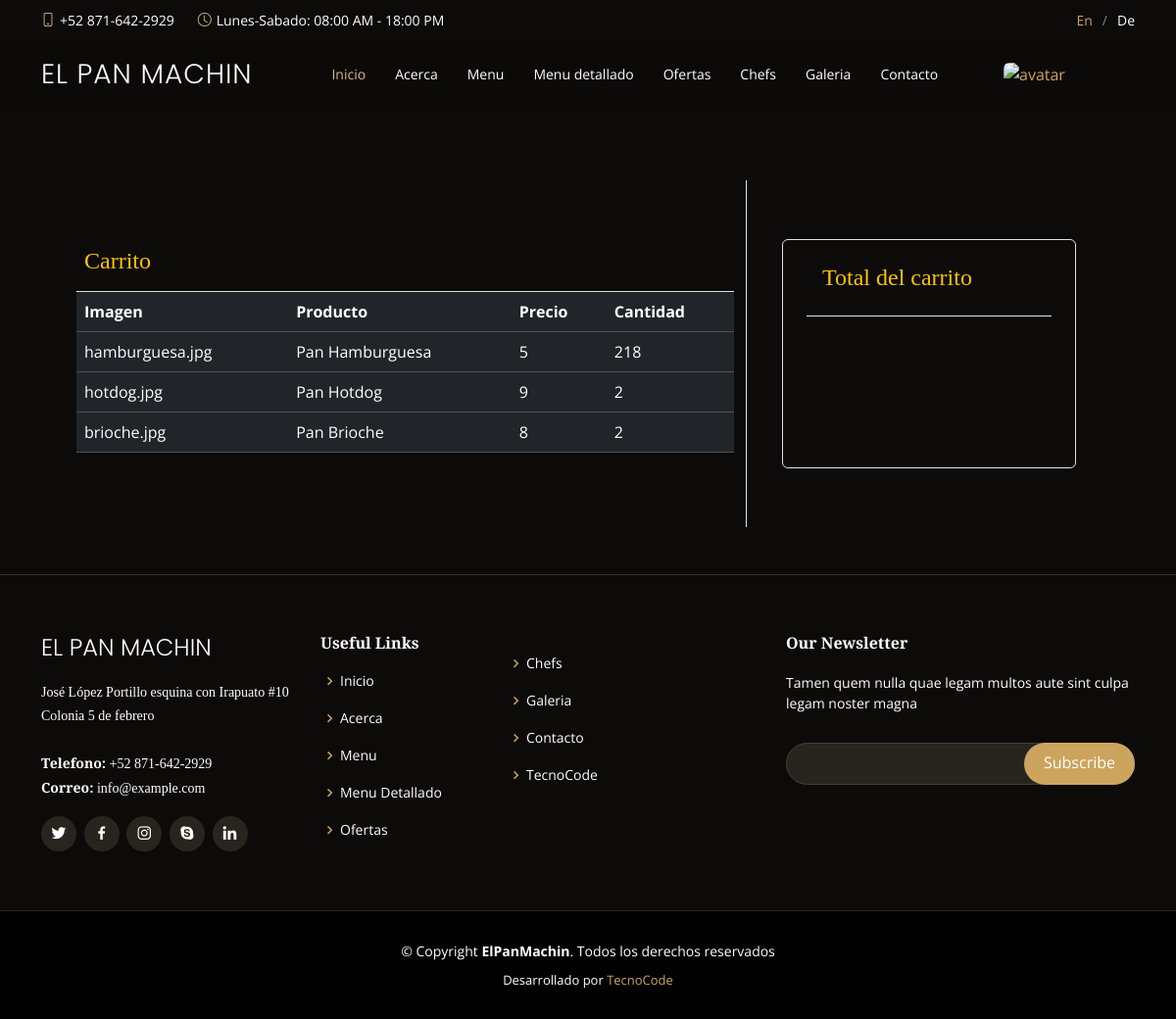
/src/views/user/carrito.php (signed in), run on the app's committed database.
### tables this page shows
CREATE TABLE `detalle_orden` (
  `id_do` int(11) NOT NULL,
  `id_producto` int(11) DEFAULT NULL,
  `cantidad` double DEFAULT NULL,
  `id_usuario` int(11) DEFAULT NULL,
  `estatus` int(11) DEFAULT NULL,
  `fecha_detalle` timestamp NOT NULL DEFAULT current_timestamp() ON UPDATE current_timestamp(),
  `id_orden` int(11) DEFAULT NULL,
  `tipo_entrega` int(11) DEFAULT NULL
);

CREATE TABLE `img_productos` (
  `id_img_productos` int(11) NOT NULL,
  `id_producto` int(11) DEFAULT NULL,
  `nombre_imagen` varchar(500) DEFAULT NULL
);

CREATE TABLE `productos` (
  `id_producto` int(11) NOT NULL,
  `nom_producto` varchar(100) DEFAULT NULL,
  `precio` double DEFAULT NULL,
  `descripcion` varchar(500) DEFAULT NULL,
  `existencia` int(11) DEFAULT NULL,
  `estado` varchar(50) DEFAULT NULL,
  `fecha` timestamp NOT NULL DEFAULT current_timestamp() ON UPDATE current_timestamp()
);

### src/data/Database.php (called while the page is built, shortened)
<?php
class Database
{
    private $servername = "localhost";
    private $username = "root";
    private $password = "";
    private $dbname = "panaderia";
    private $conn;
    public function __construct()
    {
        try {
            $this->conn = new PDO("mysql:host=$this->servername;dbname=$this->dbname", $this->username, $this->password);
            $this->conn->setAttribute(PDO::ATTR_ERRMODE, PDO::ERRMODE_EXCEPTION);
            $this->conn->exec("set names utf8");
        } catch (PDOException $e) {
            echo "Error en la conexión: " . $e->getMessage();
        }
    }
    public function ejecutarConsulta($sql, $params = [])
    {
        try {
            $stmt = $this->conn->prepare($sql);
            $stmt->execute($params);
            return $stmt;
        } catch (PDOException $e) {
            echo "Error en la consulta: " . $e->getMessage();
            return null;
        }
    }
    public function seleccionarDatos($sql, $params = [])
    {
        $stmt = $this->ejecutarConsulta($sql, $params);
        if ($stmt) {
            return $stmt->fetchAll(PDO::FETCH_ASSOC);
        } else {
            return null;
        }
    }
}
?>

### src/views/user/carrito.php (the view, shortened to what this page needs)
<?php
$db = new Database;
$id_usuario = $_SESSION['id_usuario'];
$sql_carrito = "SELECT detalle_orden.*, productos.*, ip.*
                FROM detalle_orden
                JOIN productos ON detalle_orden.id_producto = productos.id_producto
                LEFT JOIN img_productos ip ON productos.id_producto = ip.id_producto
                WHERE detalle_orden.id_usuario = '$id_usuario'";
$carrito_all = $db->seleccionarDatos($sql_carrito);
?>
<!DOCTYPE html>
<html lang="en">
<head>
    <link href="https://cdn.jsdelivr.net/npm/bootstrap@5.3.3/dist/css/bootstrap.min.css" rel="stylesheet">
    <link href="../../../assets/vendor/animate.css/animate.min.css" rel="stylesheet">
    <link href="../../../assets/vendor/aos/aos.css" rel="stylesheet">
    <link href="../../../assets/vendor/bootstrap/css/bootstrap.min.css" rel="stylesheet">
    <link href="../../../assets/vendor/bootstrap-icons/bootstrap-icons.css" rel="stylesheet">
    <link href="../../../assets/vendor/boxicons/css/boxicons.min.css" rel="stylesheet">
    <link href="../../../assets/vendor/glightbox/css/glightbox.min.css" rel="stylesheet">
    <link href="../../../assets/vendor/swiper/swiper-bundle.min.css" rel="stylesheet">
    <link href="../../../assets/css/style.css" rel="stylesheet">
</head>
<body>
    <?php include('../../../templates/navbar.php'); ?>
    <br>
    <main class="container p-5">
        <article class="w-100 h-100 row flex-md-row flex-sm-column">
            <section class="col-md-8 border-md-end col-sm-12">
                <div class="border-bottom">
                    <h4 class="text-warning p-2">Carrito</h4>
                </div>
                <div class="m-auto h-100 d-flex justify-content-center">
                    <?php
                    if (empty($carrito_all)) {
                    ?>
                        <div class="d-flex align-items-center gap-3" style="opacity: 30%;">
                            <img src="../../../assets/img/oops.png" alt="" width="72px">
                            <span>No has agregado <br> nada a tu carrito</span>
                        </div>
                    <?php
                    } else {
                    ?>
                        <div class="table-responsive w-100">
                            <table class="table table-dark text-start">
                                <thead>
                                    <tr>
                                        <th>Imagen</th>
                                        <th>Producto</th>
                                        <th>Precio</th>
                                        <th>Cantidad</th>
                                    </tr>
                                </thead>
                                <tbody>
                                    <?php
                                    foreach ($carrito_all as $producto) {
                                    ?>
                                        <tr>
                                            <td> <?php echo $producto['nombre_imagen'] ?> </td>
                                            <td> <?php echo $producto['nom_producto'] ?> </td>
                                            <td> <?php echo $producto['precio'] ?> </td>
                                            <td> <?php echo $producto['cantidad'] ?> </td>
                                        </tr>
                                    <?php
                                    }
                                    ?>
                                </tbody>
                            </table>
                        </div>
                    <?php
                    }
                    ?>
                </div>
            </section>
            <section class="col-md-4 col-sm-12">
                <div class="h-100 card bg-transparent border p-2 ms-md-4">
                    <div class="card-body">
                        <h4 class="card-title text-warning border-bottom ps-3 pb-4">Total del carrito</h4>
                    </div>
                </div>
            </section>
        </article>
    </main>
    <?php include('../../../templates/footer.php'); ?>
</body>
</html>

### templates/navbar.php (shortened to what this page needs)
<div id="topbar" class="d-flex align-items-center fixed-top">
  <div class="container d-flex justify-content-center justify-content-md-between">
    <div class="contact-info d-flex align-items-center">
      <i class="bi bi-phone d-flex align-items-center"><span>+52 871-642-2929</span></i>
      <i class="bi bi-clock d-flex align-items-center ms-4"><span> Lunes-Sabado: 08:00 AM - 18:00 PM</span></i>
    </div>
    <div class="languages d-none d-md-flex align-items-center">
      <ul>
        <li>En</li>
        <li><a href="#">De</a></li>
      </ul>
    </div>
  </div>
</div>
<header id="header" class="fixed-top d-flex align-items-cente">
  <div class="container-fluid container-xl d-flex align-items-center justify-content-lg-between">
    <h1 class="logo me-auto me-lg-0"><a href="/panaderia/index.php">El Pan Machin</a></h1>
    <nav id="navbar" class="navbar order-last order-lg-0">
      <ul>
        <li><a class="nav-link scrollto active" href="/panaderia/index.php#hero">Inicio</a></li>
        <li><a class="nav-link scrollto" href="/panaderia/index.php#about">Acerca</a></li>
        <li><a class="nav-link scrollto" href="/panaderia/index.php#menu">Menu</a></li>
        <li><a class="nav-link scrollto" href="/panaderia/index.php#specials">Menu detallado</a></li>
        <li><a class="nav-link scrollto" href="/panaderia/index.php#events">Ofertas</a></li>
        <li><a class="nav-link scrollto" href="/panaderia/index.php#chefs">Chefs</a></li>
        <li><a class="nav-link scrollto" href="/panaderia/index.php#gallery">Galeria</a></li>
        <li><a class="nav-link scrollto" href="/panaderia/index.php#contact">Contacto</a></li>
      </ul>
    </nav>
    <?php
    if (isset($_SESSION['user'])) {
    ?>
      <li class=" nav-link nav-item ms-3 dropdown">
        <a class="avatar avatar-sm p-0" href="#" id="profileDropdown" role="button" data-bs-auto-close="outside" data-bs-display="static" data-bs-toggle="dropdown" aria-expanded="false">
          <img class="avatar-img rounded-2" src="/panaderia/assets/img/profile.webp" style="width:32px; heigth:32px" alt="avatar">
        </a>
      </li>
    <?php
    } else {
      echo '<a href="/panaderia/src/views/user/registrar.php" class="book-a-table-btn scrollto d-none d-lg-flex">Crear Cuenta</a>';
    }
    ?>
  </div>
</header>

### templates/footer.php (shortened to what this page needs)
<footer id="footer">
  <div class="footer-top">
    <div class="container">
      <div class="row">
        <div class="col-lg-3 col-md-6">
          <div class="footer-info">
            <b>
              <h3>El Pan Machin</h3>
            </b>
            <p>
              José López Portillo esquina con Irapuato #10 Colonia 5 de febrero<br><br>
              <strong>Telefono:</strong> +52 871-642-2929 <br>
              <strong>Correo:</strong> info@example.com<br>
            </p>
            <div class="social-links mt-3">
              <a href="#" class="twitter"><i class="bx bxl-twitter"></i></a>
              <a href="#" class="facebook"><i class="bx bxl-facebook"></i></a>
              <a href="#" class="instagram"><i class="bx bxl-instagram"></i></a>
              <a href="#" class="google-plus"><i class="bx bxl-skype"></i></a>
              <a href="#" class="linkedin"><i class="bx bxl-linkedin"></i></a>
            </div>
          </div>
        </div>
        <div class="col-lg-2 col-md-6 footer-links">
          <h4>Useful Links</h4>
          <ul>
            <li><i class="bx bx-chevron-right"></i> <a href="#">Inicio</a></li>
            <li><i class="bx bx-chevron-right"></i> <a href="#">Acerca</a></li>
            <li><i class="bx bx-chevron-right"></i> <a href="#">Menu</a></li>
            <li><i class="bx bx-chevron-right"></i> <a href="#">Menu Detallado</a></li>
            <li><i class="bx bx-chevron-right"></i> <a href="#">Ofertas</a></li>
          </ul>
        </div>
        <div class="col-lg-3 col-md-6 footer-links">
          <br>
          <ul>
            <li><i class="bx bx-chevron-right"></i> <a href="#">Chefs</a></li>
            <li><i class="bx bx-chevron-right"></i> <a href="#">Galeria</a></li>
            <li><i class="bx bx-chevron-right"></i> <a href="#">Contacto </a></li>
            <li><i class="bx bx-chevron-right"></i> <a href="#">TecnoCode </a></li>
          </ul>
        </div>
        <div class="col-lg-4 col-md-6 footer-newsletter">
          <h4>Our Newsletter</h4>
          <p>Tamen quem nulla quae legam multos aute sint culpa legam noster magna</p>
          <form action="" method="post">
            <input type="email" name="email"><input type="submit" value="Subscribe">
          </form>
        </div>
      </div>
    </div>
  </div>
  <div class="container">
    <div class="copyright">
      &copy; Copyright <strong><span>ElPanMachin</span></strong>. Todos los derechos reservados
    </div>
    <div class="credits">
      Desarrollado por <a href="https://bootstrapmade.com/">TecnoCode</a>
    </div>
  </div>
</footer>

### assets/css/style.css (style rules this page uses)
body { font-family: "Open Sans", sans-serif; background: #0c0b09; color: #fff; }
a { color: #cda45e; text-decoration: none; }
h1, h2, h3, h4, h5, h6 { font-family: "Playfair Display", serif; }
#topbar { height: 40px; font-size: 14px; transition: all 0.5s; z-index: 996; }
#topbar .contact-info i { font-style: normal; color: #d9ba85; }
#topbar .contact-info i span { padding-left: 5px; color: #fff; }
#topbar .languages ul { display: flex; flex-wrap: wrap; list-style: none; padding: 0; margin: 0; color: #cda45e; }
#topbar .languages ul a { color: white; }
#topbar .languages ul li+li { padding-left: 10px; }
#topbar .languages ul li+li::before { display: inline-block; padding-right: 10px; color: rgba(255, 255, 255, 0.5); content: "/"; }
#header { background: rgba(12, 11, 9, 0.6); border-bottom: 1px solid rgba(12, 11, 9, 0.6); transition: all 0.5s; z-index: 997; padding: 15px 0; top: 40px; }
#header .logo { font-size: 28px; margin: 0; padding: 0; line-height: 1; font-weight: 300; letter-spacing: 1px; text-transform: uppercase; font-family: "Poppins", sans-serif; }
#header .logo a { color: #fff; }
.navbar { padding: 0; }
.navbar ul { margin: 0; padding: 0; display: flex; list-style: none; align-items: center; }
.navbar li { position: relative; }
.navbar a, .navbar a:focus { display: flex; align-items: center; justify-content: space-between; padding: 10px 0 10px 30px; color: #fff; white-space: nowrap; transition: 0.3s; font-size: 14px; }
.navbar a:hover, .navbar .active, .navbar .active:focus, .navbar li:hover>a { color: #d9ba85; }
section { padding: 60px 0; overflow: hidden; }
#footer { background: black; padding: 0 0 30px 0; color: #fff; font-size: 14px; }
#footer .footer-top { background: #0c0b09; border-top: 1px solid #37332a; border-bottom: 1px solid #28251f; padding: 60px 0 30px 0; }
#footer .footer-top .footer-info { margin-bottom: 30px; }
#footer .footer-top .footer-info h3 { font-size: 24px; margin: 0 0 20px 0; padding: 2px 0 2px 0; line-height: 1; font-weight: 300; text-transform: uppercase; font-family: "Poppins", sans-serif; }
#footer .footer-top .footer-info p { font-size: 14px; line-height: 24px; margin-bottom: 0; font-family: "Playfair Display", serif; color: #fff; }
#footer .footer-top .social-links a { font-size: 18px; display: inline-block; background: #28251f; color: #fff; line-height: 1; padding: 8px 0; margin-right: 4px; border-radius: 50%; text-align: center; width: 36px; height: 36px; transition: 0.3s; }
#footer .footer-top h4 { font-size: 16px; font-weight: 600; color: #fff; position: relative; padding-bottom: 12px; }
#footer .footer-top .footer-links { margin-bottom: 30px; }
#footer .footer-top .footer-links ul { list-style: none; padding: 0; margin: 0; }
#footer .footer-top .footer-links ul i { padding-right: 2px; color: #cda45e; font-size: 18px; line-height: 1; }
#footer .footer-top .footer-links ul li { padding: 10px 0; display: flex; align-items: center; }
#footer .footer-top .footer-links ul li:first-child { padding-top: 0; }
#footer .footer-top .footer-links ul a { color: #fff; transition: 0.3s; display: inline-block; line-height: 1; }
#footer .footer-top .footer-newsletter form { margin-top: 30px; background: #28251f; padding: 6px 10px; position: relative; border-radius: 50px; border: 1px solid #454035; }
#footer .footer-top .footer-newsletter form input[type=email] { border: 0; padding: 4px; width: calc(100% - 110px); background: #28251f; color: white; }
#footer .footer-top .footer-newsletter form input[type=submit] { position: absolute; top: -1px; right: -1px; bottom: -1px; border: 0; background: none; font-size: 16px; padding: 0 20px 2px 20px; background: #cda45e; color: #fff; transition: 0.3s; border-radius: 50px; }
#footer .copyright { text-align: center; padding-top: 30px; }
#footer .credits { padding-top: 10px; text-align: center; font-size: 13px; color: #fff; }

### src/views/user/carrito.php (style rules this page uses)
.fixed-top { position: static; }
@media (min-width: 768px) { .border-md-end { border-right: 1px solid #dee2e6; } }

### data on the page
detalle_orden: img_productos.nombre_imagen "hamburguesa.jpg", id_producto.nom_producto "Pan Hamburguesa", id_producto.precio "5", cantidad "218"
detalle_orden: img_productos.nombre_imagen "hotdog.jpg", id_producto.nom_producto "Pan Hotdog", id_producto.precio "9", cantidad "2"
detalle_orden: img_productos.nombre_imagen "brioche.jpg", id_producto.nom_producto "Pan Brioche", id_producto.precio "8", cantidad "2"
